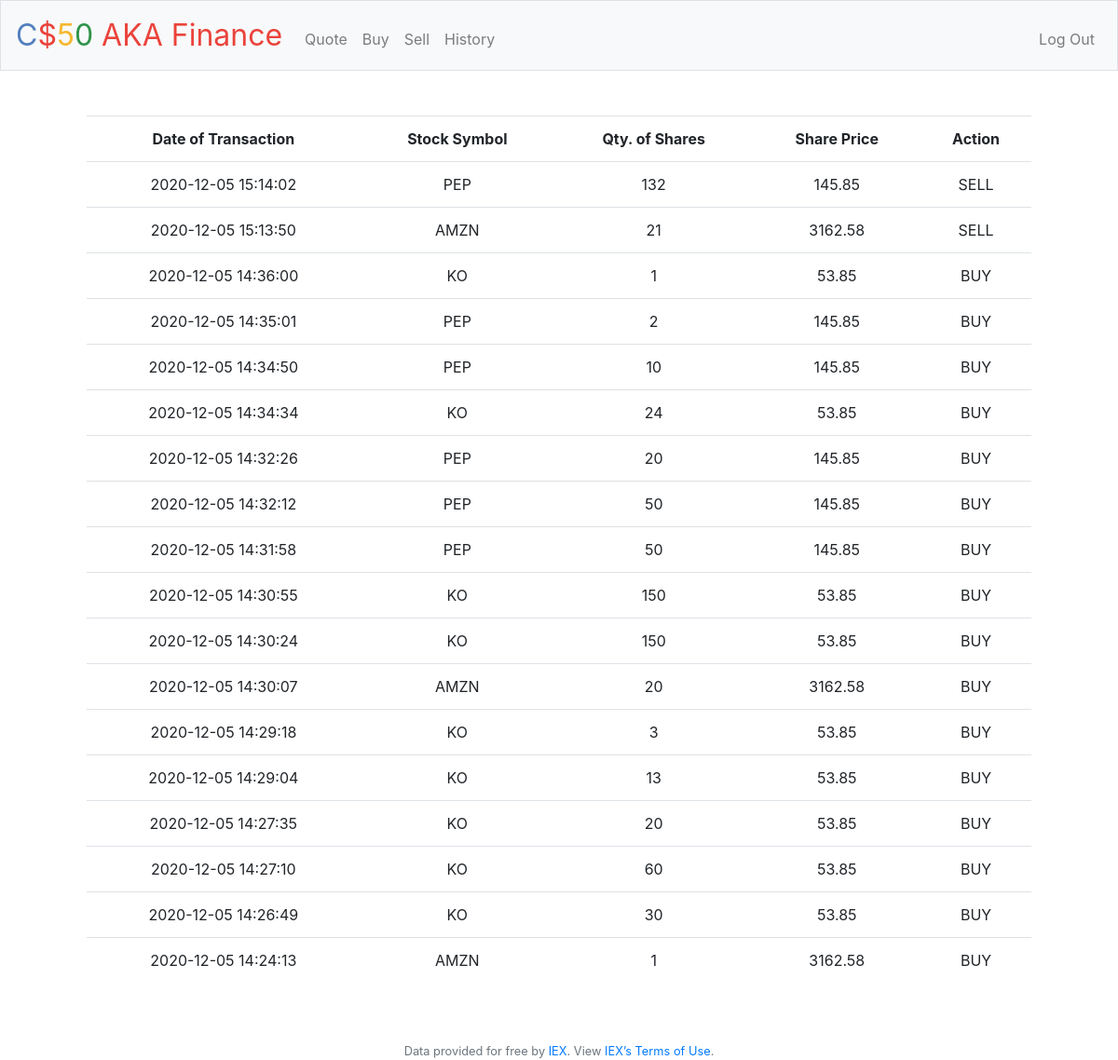
The app's page /history (signed in) with its own data.
### tables this page shows
CREATE TABLE transactions (user_id INTEGER NOT NULL, stock TEXT NOT NULL, quantity NUMERIC NOT NULL, price NUMERIC NOT NULL, date TEXT, action TEXT NOT NULL, FOREIGN KEY(user_id) REFERENCES users(id));

### finance/application.py (the view)
@app.route("/history")
@login_required
def history():
    stocks = db.execute("SELECT * FROM transactions WHERE user_id = :user_id ORDER BY date DESC", user_id=session["user_id"])
    for i in range(len(stocks)):
        stocks[i]["total"] = "%.2f"%(float(stocks[i]["quantity"]) * float(stocks[i]["price"]))
    return render_template("history.html", stocks=stocks)

### finance/application.py (called while the page is built)
@app.after_request
def after_request(response):
    response.headers["Cache-Control"] = "no-cache, no-store, must-revalidate"
    response.headers["Expires"] = 0
    response.headers["Pragma"] = "no-cache"
    return response

### finance/helpers.py (called while the page is built)
def login_required(f):
    @wraps(f)
    def decorated_function(*args, **kwargs):
        if session.get("user_id") is None:
            return redirect("/login")
        return f(*args, **kwargs)
    return decorated_function

### finance/templates/history.html (shortened to what this page needs)
{% extends "layout.html" %}
{% block main %}
    <div class="container">
        <table class="table">
            <tr>
                <th>Date of Transaction</th>
                <th>Stock Symbol</th>
                <th>Qty. of Shares</th>
                <th>Share Price</th>
                <th>Action</th>
            </tr>
            {% for stock in stocks %}
                <tr>
                    <td>{{ stock['date'] }}</td>
                    <td>{{ stock['stock'].upper() }}</td>
                    <td>{{ stock['quantity'] }}</td>
                    <td>{{ stock['price'] }}</td>
                    <td>{{ stock["action"] }}</td>
                </tr>
            {% endfor %}
        </table>
    </div>
{% endblock %}

### finance/templates/layout.html (shortened to what this page needs)
<!DOCTYPE html>
<html lang="en">
    <head>
        <link href="https://maxcdn.bootstrapcdn.com/bootstrap/4.1.3/css/bootstrap.min.css" rel="stylesheet">
        <link href="/static/styles.css" rel="stylesheet">
    </head>
    <body>
        <nav class="navbar navbar-expand-md navbar-light bg-light border">
            <a class="navbar-brand" href="/"><span class="blue">C</span><span class="red">$</span><span class="yellow">5</span><span class="green">0</span> <span class="red">AKA Finance</span></a>
            <div class="collapse navbar-collapse" id="navbar">
                {% if session.user_id %}
                    <ul class="navbar-nav mr-auto mt-2">
                        <li class="nav-item"><a class="nav-link" href="/quote">Quote</a></li>
                        <li class="nav-item"><a class="nav-link" href="/buy">Buy</a></li>
                        <li class="nav-item"><a class="nav-link" href="/sell">Sell</a></li>
                        <li class="nav-item"><a class="nav-link" href="/history">History</a></li>
                    </ul>
                    <ul class="navbar-nav ml-auto mt-2">
                        <li class="nav-item"><a class="nav-link" href="/logout">Log Out</a></li>
                    </ul>
                {% else %}
                    <ul class="navbar-nav ml-auto mt-2">
                        <li class="nav-item"><a class="nav-link" href="/register">Register</a></li>
                        <li class="nav-item"><a class="nav-link" href="/login">Log In</a></li>
                    </ul>
                {% endif %}
            </div>
        </nav>
        <main class="container p-5">
            {% block main %}{% endblock %}
        </main>
        <footer class="small text-center text-muted">
            Data provided for free by <a href="https://iextrading.com/developer">IEX</a>. View <a href="https://iextrading.com/api-exhibit-a/">IEX’s Terms of Use</a>.
        </footer>
    </body>
</html>

### finance/static/styles.css (style rules this page uses)
nav .navbar-brand { font-size: xx-large; }
nav .navbar-brand .blue { color: #537fbe; }
nav .navbar-brand .red { color: #ea433b; }
nav .navbar-brand .yellow { color: #f5b82e; }
nav .navbar-brand .green { color: #2e944b; }
main { overflow-x: auto; text-align: center; }

### records on screen
transactions: date "2020-12-05 15:14:02", stock "PEP", quantity "132", price "145.85", action "SELL"
transactions: date "2020-12-05 15:13:50", stock "AMZN", quantity "21", price "3162.58", action "SELL"
transactions: date "2020-12-05 14:36:00", stock "KO", quantity "1", price "53.85", action "BUY"
transactions: date "2020-12-05 14:35:01", stock "PEP", quantity "2", price "145.85", action "BUY"
transactions: date "2020-12-05 14:34:50", stock "PEP", quantity "10", price "145.85", action "BUY"
transactions: date "2020-12-05 14:34:34", stock "KO", quantity "24", price "53.85", action "BUY"
transactions: date "2020-12-05 14:32:26", stock "PEP", quantity "20", price "145.85", action "BUY"
transactions: date "2020-12-05 14:32:12", stock "PEP", quantity "50", price "145.85", action "BUY"
transactions: date "2020-12-05 14:31:58", stock "PEP", quantity "50", price "145.85", action "BUY"
transactions: date "2020-12-05 14:30:55", stock "KO", quantity "150", price "53.85", action "BUY"
transactions: date "2020-12-05 14:30:24", stock "KO", quantity "150", price "53.85", action "BUY"
transactions: date "2020-12-05 14:30:07", stock "AMZN", quantity "20", price "3162.58", action "BUY"
transactions: date "2020-12-05 14:29:18", stock "KO", quantity "3", price "53.85", action "BUY"
transactions: date "2020-12-05 14:29:04", stock "KO", quantity "13", price "53.85", action "BUY"
transactions: date "2020-12-05 14:27:35", stock "KO", quantity "20", price "53.85", action "BUY"
transactions: date "2020-12-05 14:27:10", stock "KO", quantity "60", price "53.85", action "BUY"
transactions: date "2020-12-05 14:26:49", stock "KO", quantity "30", price "53.85", action "BUY"
transactions: date "2020-12-05 14:24:13", stock "AMZN", quantity "1", price "3162.58", action "BUY"
